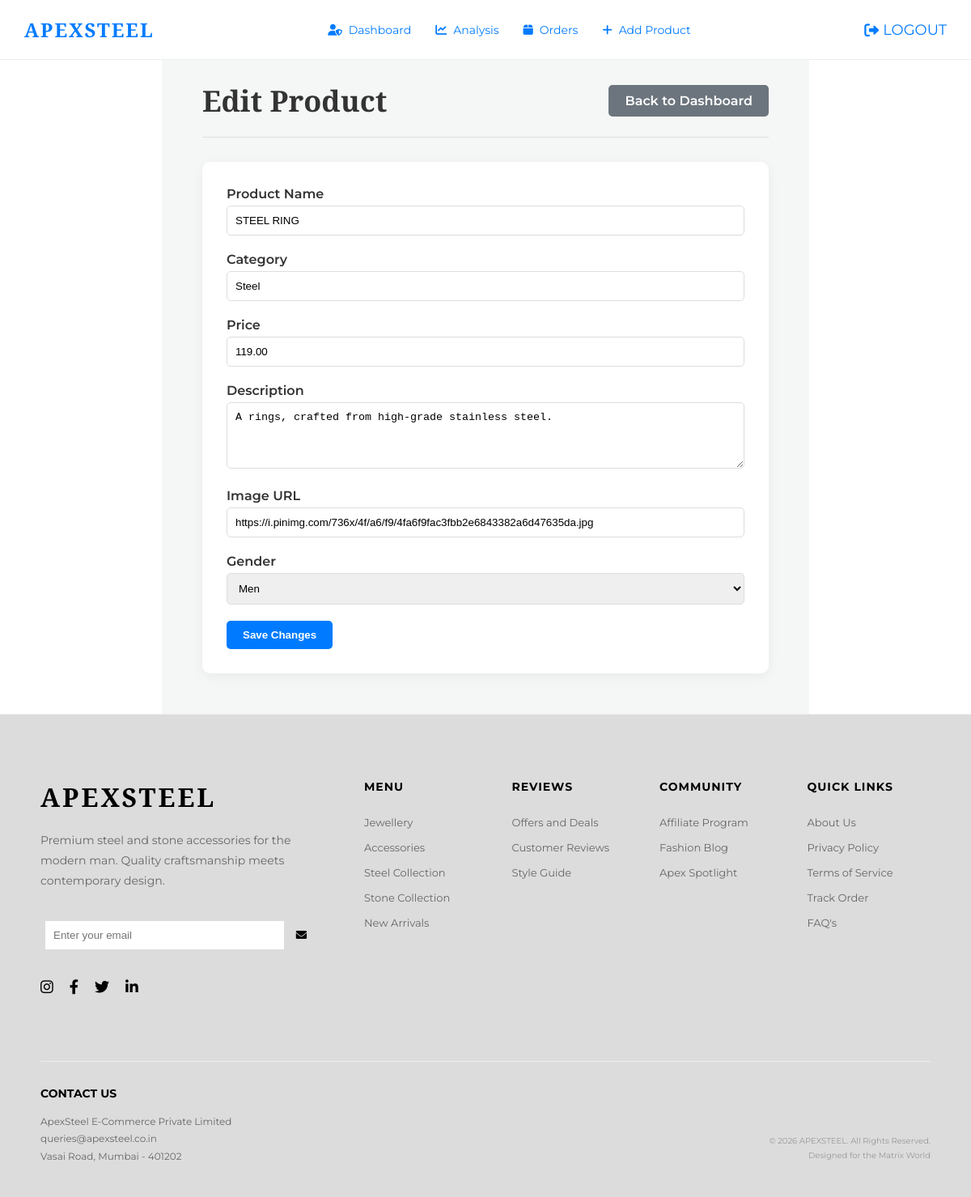
Page /admin-dashboard/edit/3/ (signed in) on the committed database.
### core/models.py (models this page shows, shortened)
class Product(models.Model):
    CATEGORY_CHOICES = [
        ('Steel', 'Steel'),
        ('Stone', 'Stone'),
        ('Accessory', 'Accessory'),
    ]
    name = models.CharField(max_length=100)
    category = models.CharField(max_length=20, choices=CATEGORY_CHOICES)
    gender = models.CharField(max_length=10, default='Men')
    price = models.DecimalField(max_digits=10, decimal_places=2)
    image_url = models.URLField(max_length=500, blank=True, null=True) # Using URL for simplicity with placeholders
    description = models.TextField(blank=True, null=True) # Added description for modal
    created_at = models.DateTimeField(auto_now_add=True)
    stock = models.PositiveIntegerField(default=100)
    sales_count = models.PositiveIntegerField(default=0)

### core/views.py (the view, shortened to what this page needs)
# urls.py: path('admin-dashboard/edit/<int:product_id>/', views.edit_product, name='edit_product'),
@superuser_required
def edit_product(request, product_id):
    product = get_object_or_404(Product, id=product_id)
    return render(request, 'edit_product.html', {'product': product})

### templates/edit_product.html (shortened to what this page needs)
{% extends 'base.html' %}
{% load static %}
{% block extra_css %}
    <link rel="stylesheet" href="{% static 'css/admin.css' %}">
{% endblock %}
{% block content %}
<div class="admin-page form-page">
    <div class="admin-header">
        <h1>Edit Product</h1>
        <a href="{% url 'admin_dashboard' %}" class="btn btn-secondary">Back to Dashboard</a>
    </div>
    <form method="post" class="product-form">
        <div class="form-group">
            <label for="name">Product Name</label>
            <input type="text" id="name" name="name" value="{{ product.name }}" required>
        </div>
        <div class="form-group">
            <label for="category">Category</label>
            <input type="text" id="category" name="category" value="{{ product.category }}" required>
        </div>
        <div class="form-group">
            <label for="price">Price</label>
            <input type="number" id="price" name="price" step="0.01" value="{{ product.price }}" required>
        </div>
        <div class="form-group">
            <label for="description">Description</label>
            <textarea id="description" name="description" rows="4">{{ product.description }}</textarea>
        </div>
        <div class="form-group">
            <label for="image_url">Image URL</label>
            <input type="url" id="image_url" name="image_url" value="{{ product.image_url }}" required>
        </div>
        <div class="form-group">
            <label for="gender">Gender</label>
            <select id="gender" name="gender">
                <option value="Men" {% if product.gender == 'Men' %}selected{% endif %}>Men</option>
            </select>
        </div>
        <button type="submit" class="btn btn-primary">Save Changes</button>
    </form>
</div>
{% endblock %}

### static/css/style.css (style rules this page uses)
:root { --primary-color: #000; --secondary-color: #333; --text-color: #333; --bg-color: #fff; --light-gray: #f4f4f4; --gray-text: #666; --serif-font: 'Playfair Display', serif; --sans-font: 'Montserrat', sans-serif; }
* { margin: 0; padding: 0; box-sizing: border-box; }
body { font-family: var(--sans-font); background-color: var(--bg-color); color: var(--text-color); overflow-x: hidden; }

### static/css/admin.css (style rules this page uses)
:root { --admin-bg: #f4f7f6; --admin-header-bg: #ffffff; --admin-text: #333; --primary-color: #007bff; --secondary-color: #6c757d; --danger-color: #dc3545; --success-color: #28a745; }
.admin-page { padding: 100px 50px 50px; background-color: var(--admin-bg); }
.admin-header { display: flex; justify-content: space-between; align-items: center; margin-bottom: 30px; padding-bottom: 20px; border-bottom: 1px solid #ddd; }
.admin-header h1 { font-family: var(--serif-font); font-size: 36px; }
.btn { padding: 10px 20px; border-radius: 5px; text-decoration: none; color: #fff; font-weight: 600; transition: all 0.3s ease; border: none; cursor: pointer; }
.btn-primary { background-color: var(--primary-color); }
.btn-secondary { background-color: var(--secondary-color); }
.form-page { max-width: 800px; margin: 0 auto; }
.product-form { background-color: #fff; padding: 30px; border-radius: 10px; box-shadow: 0 4px 15px rgba(0,0,0,0.05); }
.form-group { margin-bottom: 20px; }
.form-group label { display: block; margin-bottom: 5px; font-weight: 600; }
.form-group input, .form-group textarea, .form-group select { width: 100%; padding: 10px; border: 1px solid #ddd; border-radius: 5px; }

### rows in the picture
Product: name "STEEL RING", category "Steel", price "119.00", description "A rings, crafted from high-grade stainless steel.", image_url "https://i.pinimg.com/736x/4f/a6/f9/4fa6f9fac3fbb2e6843382a6d47635da.jpg", gender "Men"
